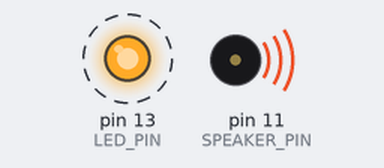
The sketch below on a simulated Arduino Uno, built with avr-gcc and run on an emulated ATmega328P. Shown: output pins drawn as LEDs (lit = HIGH), buzzer (waves = sounding). Dashed ring = blinking. Random numbers use the default seed unless the sketch sets one.

Above: at 0.09 s.
Timing chart, 0 to 3.0 s (numbered marks = the images above):
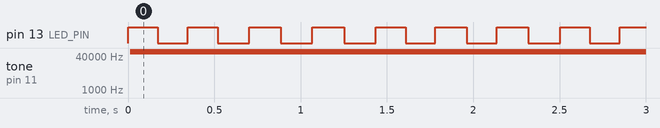

Measured:
- by itself, pin 13 (LED_PIN): alternates HIGH for 0.17 s and LOW for 0.17 s
- by itself, tone on pin 11 (SPEAKER_PIN): silent → 62500 Hz at 0.01 s

The sketch:

Dirty_Karplus.ino
```cpp
// Fixed point Karplus-Strong + LPF + Logistic chaos + XOR drive shaper //

#define SAMPLE_RATE 22050
#define SIZE        256
#define OFFSET      16
#define LED_PIN     13
#define LED_PORT    PORTB
#define LED_BIT     5
#define SPEAKER_PIN 11

  float r = 3.7f;
  float x = 0.5f;

  int out;
  int last = 0;
  int curr = 0;
  uint8_t delaymem[SIZE];
  uint8_t locat = 0;
  uint8_t bound = SIZE;
  uint8_t xout;
  int accum = 0;
  int lowpass = 0;
  bool shaper = false;


ISR(TIMER1_COMPA_vect) {

  OCR2A = 0xff & out;

  if (shaper)delaymem[locat++] = out^xout;
  else delaymem[locat++] = out%xout;

  if (locat >= bound) locat = 0;

  curr = delaymem[locat];

  out = accum >> lowpass;

  accum = accum - out + ((last>>1) + (curr>>1));

  last = curr;

}

void startPlayback(){

    pinMode(SPEAKER_PIN, OUTPUT);
    pinMode(LED_PIN, OUTPUT);

    ASSR &= ~(_BV(EXCLK) | _BV(AS2));

    TCCR2A |= _BV(WGM21) | _BV(WGM20);
    TCCR2B &= ~_BV(WGM22);

    TCCR2A = (TCCR2A | _BV(COM2A1)) & ~_BV(COM2A0);
    TCCR2A &= ~(_BV(COM2B1) | _BV(COM2B0));

    TCCR2B = (TCCR2B & ~(_BV(CS12) | _BV(CS11))) | _BV(CS10);

    OCR2A = 0;

    cli();

    TCCR1B = (TCCR1B & ~_BV(WGM13)) | _BV(WGM12);
    TCCR1A = TCCR1A & ~(_BV(WGM11) | _BV(WGM10));

    TCCR1B = (TCCR1B & ~(_BV(CS12) | _BV(CS11))) | _BV(CS10);

    OCR1A = F_CPU / SAMPLE_RATE;

    TIMSK1 |= _BV(OCIE1A);

    sei();

}


void stopPlayback()
{

    TIMSK1 &= ~_BV(OCIE1A);

    TCCR1B &= ~_BV(CS10);
    TCCR2B &= ~_BV(CS10);

    digitalWrite(SPEAKER_PIN, LOW);
}


void setup() {

  startPlayback();

}


void loop() {

  LED_PORT ^= 1 << LED_BIT;

  shaper = rand()%2;

  lowpass = map(xout, 0, SIZE-1, 5, 0);

  for (int i = 0; i < SIZE; i++){

    float nx = x;
    x = r * nx * (1.0f - nx);

    xout = 255.0f * x;
    delaymem[i] = xout;

  }

  bound = map(xout, 0, SIZE-1, OFFSET, SIZE-1);

  delay (160);

}
```
